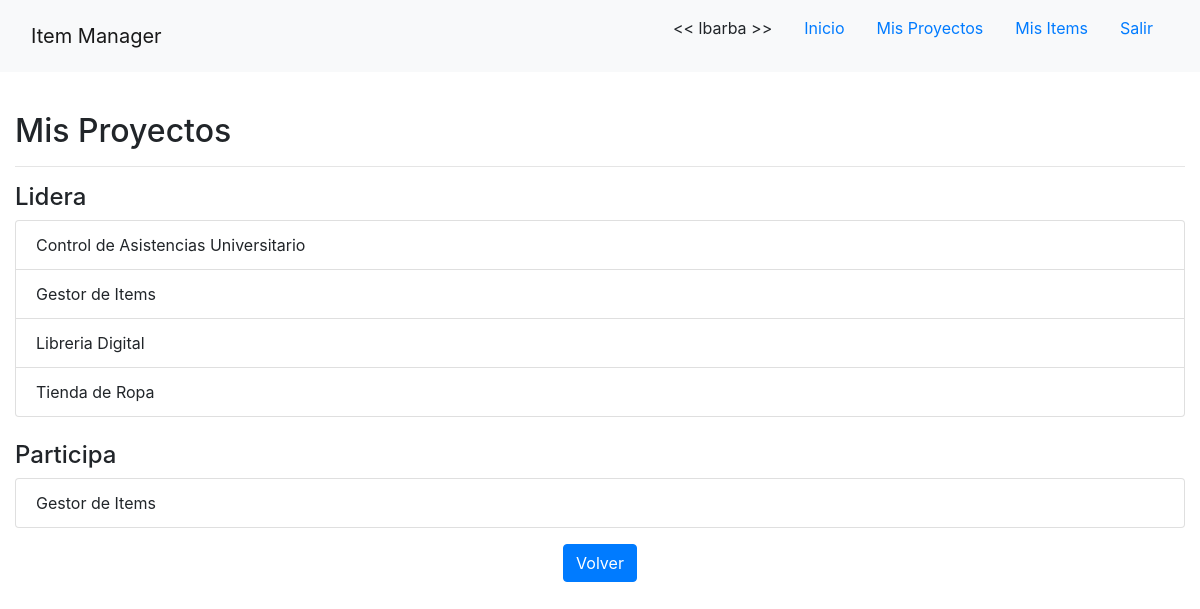
/mis-proyectos/ (signed in), run on the app's committed database.
### app/models/proyecto.py (models this page shows, shortened)
class Proyecto(models.Model):
    nombre = models.CharField(verbose_name='nombre', max_length=255, unique=True)
    creacion = models.DateTimeField(verbose_name='fecha de creacion', auto_now_add=True, max_length=255)
    lider = models.ForeignKey(User, verbose_name='lider', related_name="lidera", on_delete=models.PROTECT)
    equipo = models.ManyToManyField(User, verbose_name='equipo', related_name="participa")

### app/views/acciones_usuario.py (the view)
# urls.py: path('mis-proyectos/', MisProyectosListView.as_view(), name='mis-proyectos-list'),
class MisProyectosListView(LoginRequiredMixin, TemplateView):
    template_name = 'app/mis_proyectos_list.html'
    def get(self, request, *args, **kwargs):
        user = request.user
        self.proyectos_liderados = user.lidera.all
        self.proyectos_participados = user.participa.all
        return super().get(request, *args, **kwargs)
    def get_context_data(self, **kwargs):
        context = super().get_context_data(**kwargs)
        context['proyectos_liderados'] = self.proyectos_liderados
        context['proyectos_participados'] = self.proyectos_participados
        return context

### app/templates/app/mis_proyectos_list.html (shortened to what this page needs)
{% extends 'base.html' %}
{% load crispy_forms_tags %}
{% block content %}
    <br>
    <h2>Mis Proyectos</h2>
    <hr>
    <h4>Lidera</h4>
    <ul class="list-group">
        {% for proyecto in proyectos_liderados %}
            <li class="list-group-item">
                <div class="float-left">{{ proyecto.nombre }}</div>
            </li>
        {% endfor %}
    </ul>
    <br>
    <h4>Participa</h4>
    <ul class="list-group">
        {% for proyecto in proyectos_participados %}
            <li class="list-group-item">
                <div class="float-left">{{ proyecto.nombre }}</div>
            </li>
        {% endfor %}
    </ul>
    <div class="text-center mt-3">
        <a class="btn btn-primary" href="{% url 'home' %}">Volver</a>
    </div>
{% endblock %}

### templates/base.html (shortened to what this page needs)
{% load static %}
<!DOCTYPE html>
<html lang="es">
<head>
    <link rel="stylesheet" href="https://stackpath.bootstrapcdn.com/bootstrap/4.5.0/css/bootstrap.min.css">
</head>
<body>
    <nav class="navbar sticky-top navbar-light bg-light align-items-center">
        <div class="col-12 col-md-6 text-center text-md-left">
            <a class="navbar-brand" href="{% url 'home' %}">Item Manager</a>
        </div>
        <div class="col-12 col-md-6 d-flex justify-content-center justify-content-md-end">
            {% if user.is_authenticated %}
                <p class="nav-link d-none d-md-block"><< {{ user.username }} >></p>
                <a class="nav-link d-none d-md-block" href="{% url 'home' %}">Inicio</a>
                {% if user.is_staff %}
                    <a class="nav-link d-none d-md-block" href="{% url 'dashboard' %}">Dashboard</a>
                {% else %}
                    <a class="nav-link d-none d-md-block" href="{% url 'mis-proyectos-list' %}">Mis Proyectos</a>
                    <a class="nav-link d-none d-md-block" href="{% url 'mis-items-list' %}">Mis Items</a>
                {% endif %}
                <a class="nav-link d-none d-md-block" href="{% url 'logout' %}">Salir</a>
            {% endif %}
        </div>
    </nav>
    <div class="container-fluid justify-content-center mt-3">
        {% block content %}{% endblock %}
    </div>
</body>
</html>

### data on the page
Proyecto: nombre "Control de Asistencias Universitario"
Proyecto: nombre "Gestor de Items"
Proyecto: nombre "Libreria Digital"
Proyecto: nombre "Tienda de Ropa"

### other printed values
{{ user.username }} "lbarba"
